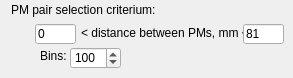
        <widget class="QWidget" name="page">
         <widget class="QSpinBox" name="sbLogRatioBins">
          <property name="geometry">
           <rect>
            <x>70</x>
            <y>47</y>
            <width>51</width>
            <height>22</height>
           </rect>
          </property>
          <property name="minimum">
           <number>1</number>
          </property>
          <property name="maximum">
           <number>10000</number>
          </property>
          <property name="value">
           <number>100</number>
          </property>
         </widget>
         <widget class="QLabel" name="label_44">
          <property name="geometry">
           <rect>
            <x>11</x>
            <y>2</y>
            <width>171</width>
            <height>16</height>
           </rect>
          </property>
          <property name="text">
           <string>PM pair selection criterium:</string>
          </property>
         </widget>
         <widget class="QLineEdit" name="ledLogR_MaxDistancePMs">
          <property name="geometry">
           <rect>
            <x>243</x>
            <y>24</y>
            <width>41</width>
            <height>20</height>
           </rect>
          </property>
          <property name="text">
           <string>81</string>
          </property>
         </widget>
         <widget class="QLabel" name="label_38">
          <property name="geometry">
           <rect>
            <x>81</x>
            <y>25</y>
            <width>177</width>
            <height>16</height>
           </rect>
          </property>
          <property name="text">
           <string>&lt; distance between PMs, mm &lt;</string>
          </property>
         </widget>
         <widget class="QLineEdit" name="ledLogR_MinDistancePMs">
          <property name="geometry">
           <rect>
            <x>35</x>
            <y>24</y>
            <width>41</width>
            <height>20</height>
           </rect>
          </property>
          <property name="text">
           <string>0</string>
          </property>
         </widget>
         <widget class="QLabel" name="label_35">
          <property name="geometry">
           <rect>
            <x>40</x>
            <y>49</y>
            <width>32</width>
            <height>14</height>
           </rect>
          </property>
          <property name="text">
           <string>Bins:</string>
          </property>
         </widget>
         <zorder>label_44</zorder>
         <zorder>label_38</zorder>
         <zorder>label_35</zorder>
         <zorder>sbLogRatioBins</zorder>
         <zorder>ledLogR_MaxDistancePMs</zorder>
         <zorder>ledLogR_MinDistancePMs</zorder>
        </widget>
